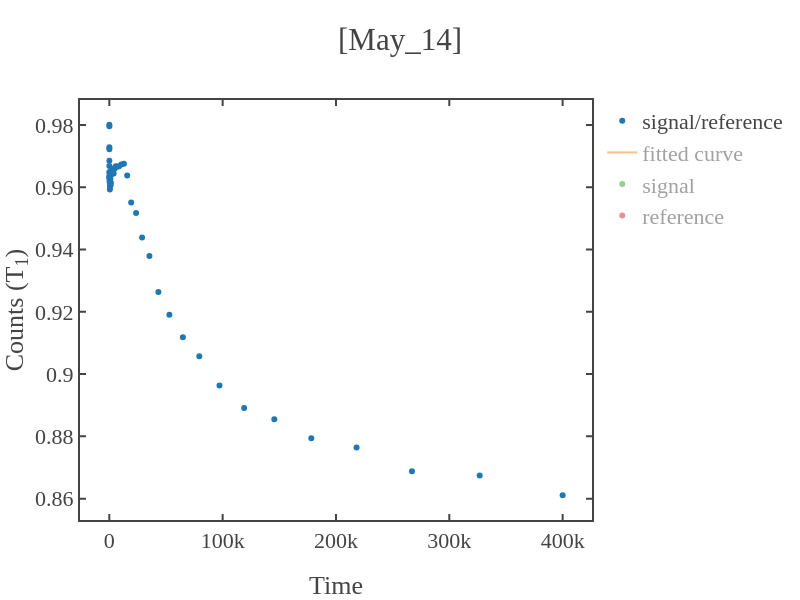

Source (notebook cell):
### Code cell
# loading the data 
total_path = r"C:\Users\Administrator\OneDrive\Desktop\Atanu_experiments\T1_measurements\codes\data\2025\May_12\p_15mW\l_25.0us\systematic\a_5\s_2000\[16_57_32]_1.0us.npz"

load_data = dict(np.load(total_path))
time_axis,signal_photon,reference_samples,signal_samples = data_to_time_signal(load_data,samples,first=first_sig_ref)


x=time_axis[1:]
y=signal_photon[1:]
guess_parameters = np.array([0.7,1,50e3])  # input these paramters(serially) with your guess  
fitting_function = 'exp'   # y0+y_max*np.exp(-x/tau)
fitting_range = False   # for x-axis 

# fitting the data
x_fit,y_fit,coefficient,error_bars = fit_func(x,y,fit_range=fitting_range,func=fitting_function,guess_params=guess_parameters) 
if len(str(int(coefficient[2])))>7 or coefficient[2]<0:
    print('Fitted lifetime seems too long (more than 10ms) or negative.')
    print('If not expected for T1 exp, retry with increasing or decreasing the evolution time of the sequence.')
# plotting the data 
fig1 = simple_plot(x,y,show=False,x_name = "Time",y_name = "Counts (T<sub>1</sub>)",mode='markers',title=f'{date}',curve_name='signal/reference')
fig2 = simple_plot(x_fit,y_fit,show=False,x_name = "Time",y_name = "Counts (T<sub>1</sub>)",mode='lines',title=f'{date}',curve_name='fitted curve')
fig3 = simple_plot(x,signal_samples[1:],show=False,x_name = "Time",y_name = "Counts (T<sub>1</sub>)",mode='markers',title=f'{date}',curve_name='signal')
fig4 = simple_plot(x,reference_samples[1:],show=False,x_name = "Time",y_name = "Counts (T<sub>1</sub>)",mode='markers',title=f'{date}',curve_name='reference')

add_figures([fig1,fig2,fig3,fig4],show=True,x_name = "Time",y_name = "Counts (T<sub>1</sub>)",title=f'[{date}]')

### Figure 1 — Plotly figure (JSON) as saved in the notebook; plotly's stock layout.template omitted (floating-point values rounded to 4 significant figures)
{"data": [{"mode": "markers", "name": "signal/reference", "showlegend": true, "type": "scatter", "x": [24, 29, 36, 44, 54, 67, 82, 100, 123, 150, 184, 226, 276, 338, 414, 507, 621, 760, 930, 1139, 1394, 1706, 2088, 2556, 3129, 3830, 4688, 5738, 7023, 8596, 10522, 12878, 15763, 19294, 23616, 28905, 35380, 43305, 53004, 64877, 79408, 97195, 118965, 145612, 178227, 218148, 267010, 326817, 400020], "y": [0.9796, 0.9801, 0.9728, 0.9722, 0.9685, 0.9668, 0.9649, 0.9635, 0.9632, 0.9628, 0.9646, 0.9618, 0.9632, 0.9636, 0.9621, 0.9593, 0.9604, 0.9608, 0.9628, 0.9607, 0.9614, 0.9641, 0.9652, 0.9659, 0.965, 0.9644, 0.9659, 0.9667, 0.9666, 0.9668, 0.9673, 0.9676, 0.9638, 0.9551, 0.9517, 0.9439, 0.9379, 0.9263, 0.9191, 0.9118, 0.9057, 0.8963, 0.8891, 0.8855, 0.8794, 0.8764, 0.8688, 0.8675, 0.8611]}, {"mode": "lines", "name": "fitted curve", "showlegend": true, "type": "scatter", "visible": "legendonly", "x": [24, 29, 36, 44, 54, 67, 82, 100, 123, 150, 184, 226, 276, 338, 414, 507, 621, 760, 930, 1139, 1394, 1706, 2088, 2556, 3129, 3830, 4688, 5738, 7023, 8596, 10522, 12878, 15763, 19294, 23616, 28905, 35380, 43305, 53004, 64877, 79408, 97195, 118965, 145612, 178227, 218148, 267010, 326817, 400020], "y": [0.9681, 0.9681, 0.9681, 0.9681, 0.9681, 0.968, 0.968, 0.968, 0.968, 0.9679, 0.9679, 0.9679, 0.9678, 0.9677, 0.9677, 0.9676, 0.9674, 0.9673, 0.9671, 0.9669, 0.9666, 0.9663, 0.9659, 0.9654, 0.9648, 0.9641, 0.9632, 0.9621, 0.9609, 0.9593, 0.9574, 0.9552, 0.9525, 0.9493, 0.9456, 0.9412, 0.9362, 0.9305, 0.924, 0.9169, 0.9094, 0.9014, 0.8935, 0.8858, 0.8788, 0.8728, 0.868, 0.8647, 0.8625]}, {"mode": "markers", "name": "signal", "showlegend": true, "type": "scatter", "visible": "legendonly", "x": [24, 29, 36, 44, 54, 67, 82, 100, 123, 150, 184, 226, 276, 338, 414, 507, 621, 760, 930, 1139, 1394, 1706, 2088, 2556, 3129, 3830, 4688, 5738, 7023, 8596, 10522, 12878, 15763, 19294, 23616, 28905, 35380, 43305, 53004, 64877, 79408, 97195, 118965, 145612, 178227, 218148, 267010, 326817, 400020], "y": [17.47, 17.44, 17.31, 17.29, 17.24, 17.22, 17.19, 17.17, 17.18, 17.17, 17.18, 17.19, 17.2, 17.18, 17.18, 17.17, 17.18, 17.17, 17.18, 17.2, 17.2, 17.24, 17.28, 17.29, 17.31, 17.31, 17.34, 17.4, 17.41, 17.44, 17.48, 17.5, 17.49, 17.43, 17.37, 17.31, 17.23, 17.12, 16.98, 16.87, 16.7, 16.51, 16.32, 16.14, 15.93, 15.74, 15.51, 15.37, 15.19]}, {"mode": "markers", "name": "reference", "showlegend": true, "type": "scatter", "visible": "legendonly", "x": [24, 29, 36, 44, 54, 67, 82, 100, 123, 150, 184, 226, 276, 338, 414, 507, 621, 760, 930, 1139, 1394, 1706, 2088, 2556, 3129, 3830, 4688, 5738, 7023, 8596, 10522, 12878, 15763, 19294, 23616, 28905, 35380, 43305, 53004, 64877, 79408, 97195, 118965, 145612, 178227, 218148, 267010, 326817, 400020], "y": [17.83, 17.79, 17.79, 17.79, 17.8, 17.81, 17.82, 17.82, 17.83, 17.83, 17.81, 17.87, 17.85, 17.83, 17.85, 17.9, 17.88, 17.87, 17.85, 17.9, 17.89, 17.89, 17.9, 17.9, 17.94, 17.95, 17.95, 18.0, 18.02, 18.04, 18.07, 18.09, 18.15, 18.25, 18.25, 18.34, 18.37, 18.48, 18.48, 18.5, 18.44, 18.42, 18.36, 18.23, 18.11, 17.96, 17.85, 17.72, 17.65]}], "layout": {"height": 600, "title": {"text": "[May_14]"}, "width": 800, "xaxis": {"autorange": true, "range": [-25870.0, 425900.0], "title": {"text": "Time"}, "type": "linear"}, "yaxis": {"autorange": true, "range": [0.8531, 0.988], "title": {"text": "Counts (T<sub>1</sub>)"}, "type": "linear"}}}
